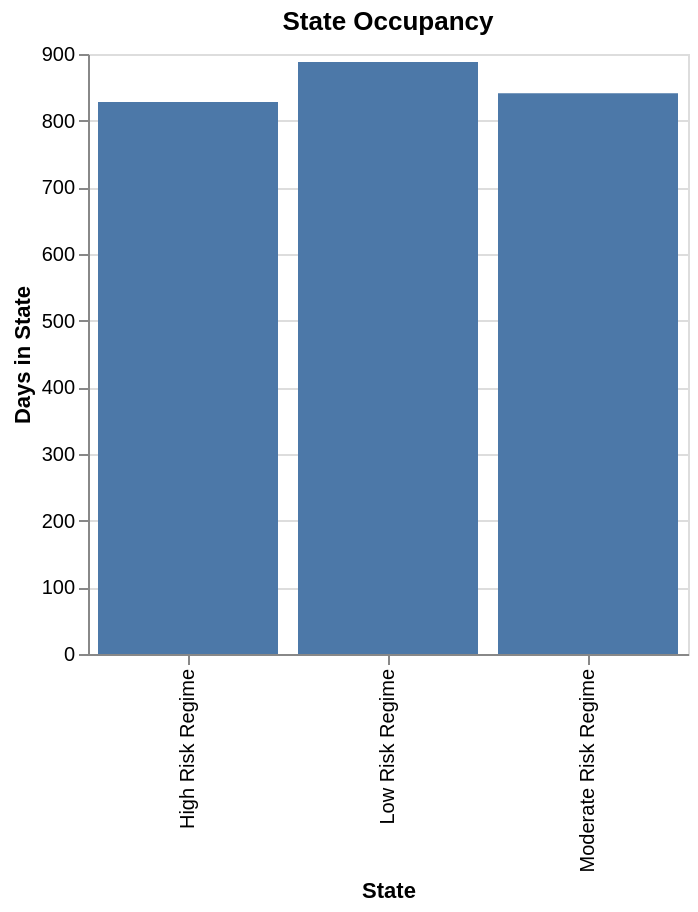

The notebook cell this image was saved under:
### Markdown cell above
## 2. State Occupancy

This chart shows how many days the system spent in each latent risk regime.

This helps interpret which regimes are rare, common, or persistent.

### Code cell
# State counts 
state_counts_df = pd.DataFrame({
    "state": list(hmm_summary["state_counts"].keys()),
    "count": list(hmm_summary["state_counts"].values())
})

state_counts_chart = (
    alt.Chart(state_counts_df)
    .mark_bar()
    .encode(
        x=alt.X("state:N", title="State"),
        y=alt.Y("count:Q", title="Days in State"),
        tooltip=["state", "count"]
    )
    .properties(width=300, height=300, title="State Occupancy")
)

state_counts_chart

### Figure 1 — Vega-Lite specification as saved in the notebook (floating-point values rounded to 4 significant figures)
{"config": {"view": {"continuousWidth": 300, "continuousHeight": 300}}, "data": {"name": "data-7a4ccd716d4b352174d752fe0df2fb74"}, "mark": {"type": "bar"}, "encoding": {"tooltip": [{"field": "state", "type": "nominal"}, {"field": "count", "type": "quantitative"}], "x": {"field": "state", "title": "State", "type": "nominal"}, "y": {"field": "count", "title": "Days in State", "type": "quantitative"}}, "height": 300, "title": "State Occupancy", "width": 300, "$schema": "https://vega.github.io/schema/vega-lite/v6.1.0.json", "datasets": {"data-7a4ccd716d4b352174d752fe0df2fb74": [{"state": "High Risk Regime", "count": 828}, {"state": "Low Risk Regime", "count": 888}, {"state": "Moderate Risk Regime", "count": 841}]}}
